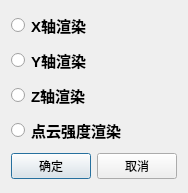
<?xml version="1.0" encoding="UTF-8"?>
<ui version="4.0">
 <class>ViewRendering</class>
 <widget class="QDialog" name="ViewRendering">
  <property name="geometry">
   <rect>
    <x>0</x>
    <y>0</y>
    <width>182</width>
    <height>165</height>
   </rect>
  </property>
  <property name="windowTitle">
   <string>Dialog</string>
  </property>
  <property name="windowIcon">
   <iconset>
    <normaloff>:/Res/Res/CloudRender.png</normaloff>:/Res/Res/CloudRender.png</iconset>
  </property>
  <layout class="QGridLayout" name="gridLayout">
   <item row="0" column="0">
    <layout class="QVBoxLayout" name="verticalLayout">
     <item>
      <widget class="QRadioButton" name="btn_x">
       <property name="font">
        <font>
         <family>Arial</family>
         <pointsize>11</pointsize>
         <weight>75</weight>
         <bold>true</bold>
        </font>
       </property>
       <property name="text">
        <string>X轴渲染</string>
       </property>
      </widget>
     </item>
     <item>
      <widget class="QRadioButton" name="btn_y">
       <property name="font">
        <font>
         <family>Arial</family>
         <pointsize>11</pointsize>
         <weight>75</weight>
         <bold>true</bold>
        </font>
       </property>
       <property name="text">
        <string>Y轴渲染</string>
       </property>
      </widget>
     </item>
     <item>
      <widget class="QRadioButton" name="btn_z">
       <property name="font">
        <font>
         <family>Arial</family>
         <pointsize>11</pointsize>
         <weight>75</weight>
         <bold>true</bold>
        </font>
       </property>
       <property name="text">
        <string>Z轴渲染</string>
       </property>
      </widget>
     </item>
     <item>
      <widget class="QRadioButton" name="btn_i">
       <property name="font">
        <font>
         <family>Arial</family>
         <pointsize>11</pointsize>
         <weight>75</weight>
         <bold>true</bold>
        </font>
       </property>
       <property name="text">
        <string>点云强度渲染</string>
       </property>
      </widget>
     </item>
    </layout>
   </item>
   <item row="1" column="0">
    <layout class="QHBoxLayout">
     <property name="spacing">
      <number>6</number>
     </property>
     <property name="leftMargin">
      <number>0</number>
     </property>
     <property name="topMargin">
      <number>0</number>
     </property>
     <property name="rightMargin">
      <number>0</number>
     </property>
     <property name="bottomMargin">
      <number>0</number>
     </property>
     <item>
      <spacer>
       <property name="orientation">
        <enum>Qt::Horizontal</enum>
       </property>
       <property name="sizeHint" stdset="0">
        <size>
         <width>131</width>
         <height>31</height>
        </size>
       </property>
      </spacer>
     </item>
     <item>
      <widget class="QPushButton" name="btn_Ok">
       <property name="text">
        <string>确定</string>
       </property>
      </widget>
     </item>
     <item>
      <widget class="QPushButton" name="btn_Cancel">
       <property name="text">
        <string>取消</string>
       </property>
      </widget>
     </item>
    </layout>
   </item>
  </layout>
 </widget>
 <resources/>
 <connections>
  <connection>
   <sender>btn_Ok</sender>
   <signal>clicked()</signal>
   <receiver>ViewRendering</receiver>
   <slot>btn_Ok_clicked()</slot>
   <hints>
    <hint type="sourcelabel">
     <x>687</x>
     <y>273</y>
    </hint>
    <hint type="destinationlabel">
     <x>96</x>
     <y>164</y>
    </hint>
   </hints>
  </connection>
  <connection>
   <sender>btn_Cancel</sender>
   <signal>clicked()</signal>
   <receiver>ViewRendering</receiver>
   <slot>btn_Cancel_clicked()</slot>
   <hints>
    <hint type="sourcelabel">
     <x>768</x>
     <y>273</y>
    </hint>
    <hint type="destinationlabel">
     <x>179</x>
     <y>164</y>
    </hint>
   </hints>
  </connection>
  <connection>
   <sender>btn_x</sender>
   <signal>clicked()</signal>
   <receiver>ViewRendering</receiver>
   <slot>btn_x_clicked()</slot>
   <hints>
    <hint type="sourcelabel">
     <x>208</x>
     <y>42</y>
    </hint>
    <hint type="destinationlabel">
     <x>300</x>
     <y>164</y>
    </hint>
   </hints>
  </connection>
  <connection>
   <sender>btn_y</sender>
   <signal>clicked()</signal>
   <receiver>ViewRendering</receiver>
   <slot>btn_y_clicked()</slot>
   <hints>
    <hint type="sourcelabel">
     <x>331</x>
     <y>81</y>
    </hint>
    <hint type="destinationlabel">
     <x>301</x>
     <y>164</y>
    </hint>
   </hints>
  </connection>
  <connection>
   <sender>btn_z</sender>
   <signal>clicked()</signal>
   <receiver>ViewRendering</receiver>
   <slot>btn_z_clicked()</slot>
   <hints>
    <hint type="sourcelabel">
     <x>331</x>
     <y>120</y>
    </hint>
    <hint type="destinationlabel">
     <x>301</x>
     <y>164</y>
    </hint>
   </hints>
  </connection>
  <connection>
   <sender>btn_i</sender>
   <signal>clicked()</signal>
   <receiver>ViewRendering</receiver>
   <slot>btn_i_clicked()</slot>
   <hints>
    <hint type="sourcelabel">
     <x>169</x>
     <y>150</y>
    </hint>
    <hint type="destinationlabel">
     <x>321</x>
     <y>266</y>
    </hint>
   </hints>
  </connection>
 </connections>
 <slots>
  <slot>btn_Cancel_clicked()</slot>
  <slot>btn_Ok_clicked()</slot>
  <slot>btn_x_clicked()</slot>
  <slot>btn_y_clicked()</slot>
  <slot>btn_z_clicked()</slot>
  <slot>btn_i_clicked()</slot>
 </slots>
</ui>
